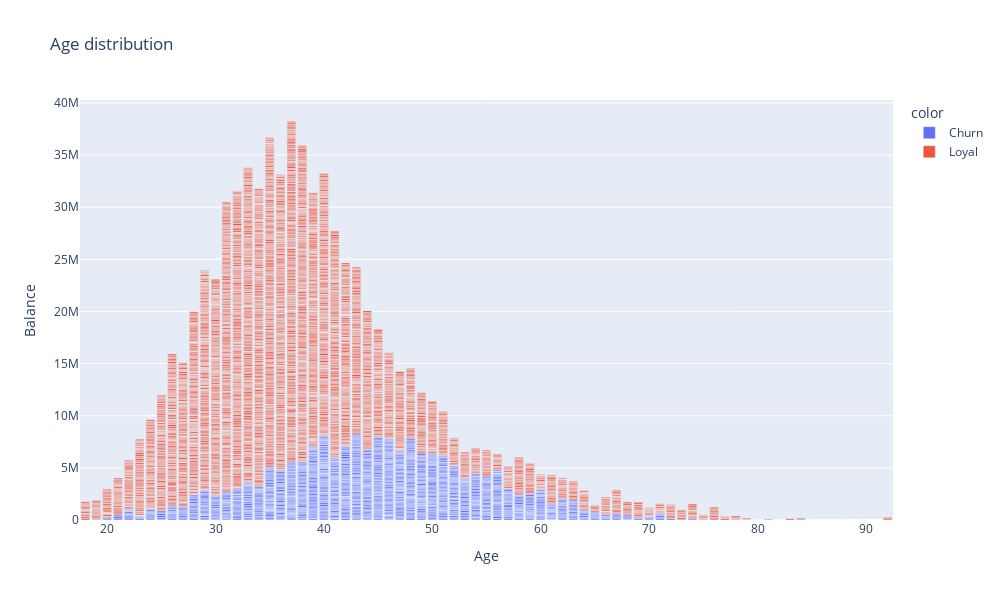

The notebook cell this image was saved under:
### Code cell
fig = px.bar(
    data_frame=churn_data_df,                                                    # датафрейм 
    x = 'Age',                                                          # ось абсцисс
    y = 'Balance',                                                         # ось ординат
    color=churn_data_df['Exited'].map({0: 'Loyal', 1: 'Churn'}),
    orientation='v',
    height=600,
    width=1000,
    title='Age distribution'
)

#отображаем его
fig.show()

### Figure 1 — Plotly figure (JSON) as saved in the notebook; plotly's stock layout.template omitted (floating-point values rounded to 4 significant figures; data arrays with more than 128 entries replaced by an {"elided": "..."} marker saying what was removed)
{"data": [{"alignmentgroup": "True", "hovertemplate": "color=Churn<br>Age=%{x}<br>Balance=%{y}<extra></extra>", "legendgroup": "Churn", "marker": {"color": "#636efa", "pattern": {"shape": ""}}, "name": "Churn", "offsetgroup": "Churn", "orientation": "v", "showlegend": true, "textposition": "auto", "type": "bar", "x": {"elided": "2037 int values"}, "xaxis": "x", "y": {"elided": "2037 float values"}, "yaxis": "y"}, {"alignmentgroup": "True", "hovertemplate": "color=Loyal<br>Age=%{x}<br>Balance=%{y}<extra></extra>", "legendgroup": "Loyal", "marker": {"color": "#EF553B", "pattern": {"shape": ""}}, "name": "Loyal", "offsetgroup": "Loyal", "orientation": "v", "showlegend": true, "textposition": "auto", "type": "bar", "x": {"elided": "7963 int values"}, "xaxis": "x", "y": {"elided": "7963 float values"}, "yaxis": "y"}], "layout": {"barmode": "relative", "height": 600, "legend": {"title": {"text": "color"}, "tracegroupgap": 0}, "title": {"text": "Age distribution"}, "width": 1000, "xaxis": {"anchor": "y", "domain": [0, 1], "title": {"text": "Age"}}, "yaxis": {"anchor": "x", "domain": [0, 1], "title": {"text": "Balance"}}}}
